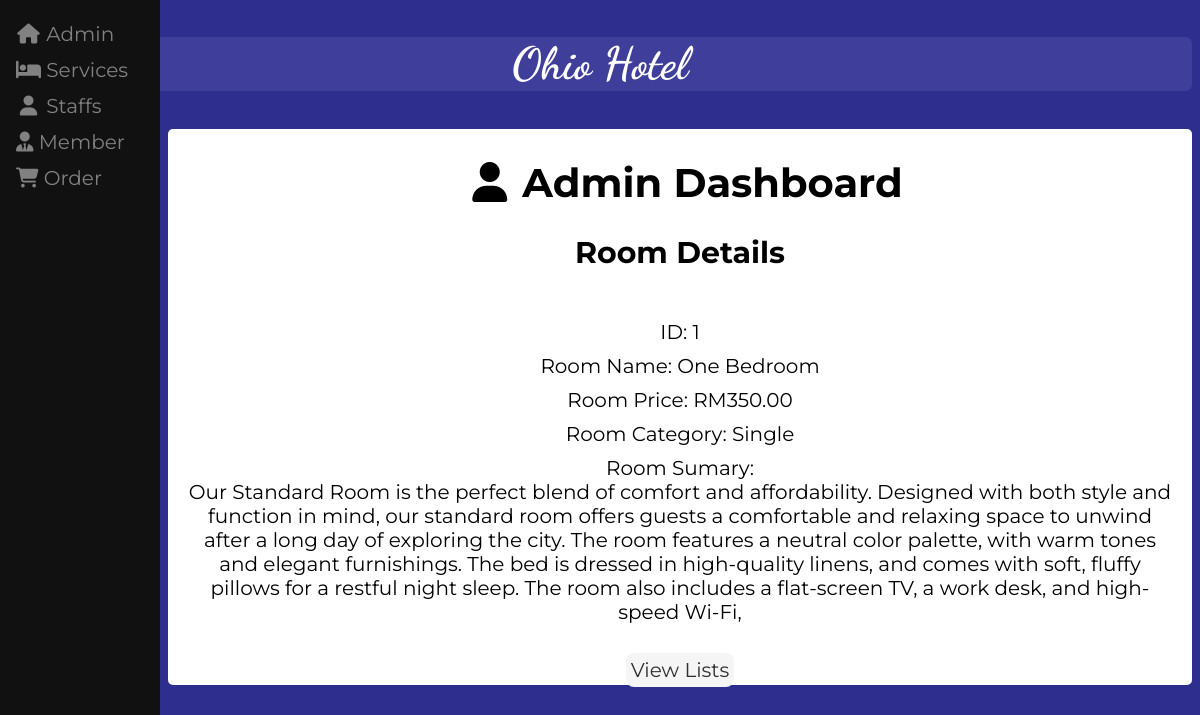
The page /admin/php/detail_room.php?view&roomid=1 on the database its author committed.
### tables this page shows
CREATE TABLE `room` (
  `room_id` int(11) NOT NULL,
  `room_name` varchar(50) NOT NULL,
  `room_price` int(11) NOT NULL,
  `room_summary` varchar(500) NOT NULL,
  `room_category` varchar(30) NOT NULL
);

### admin/php/detail_room.php (the view, shortened to what this page needs)
<!DOCTYPE html>
<html>
<head>
    <link rel="stylesheet" type="text/css" href="../css/admin.css" >
    <link rel="stylesheet" type="text/css" href="../css/mobile.css">
    <link rel="stylesheet" href="https://cdnjs.cloudflare.com/ajax/libs/font-awesome/6.1.1/css/all.min.css">
</head>
<body>
    <header>
        <h2>Ohio Hotel</h2>
    </header>
    <div class="sidebar">
        <a href="../admin.html"><i class="fa fa-fw fa-home"></i> Admin</a>
        <a href="../service.html"><i class="fa-solid fa-bed"></i> Services</a>
        <a href="../staffs.html"><i class="fa fa-fw fa-user"></i> Staffs</a>
        <a href="../members.html"><i class="fa-solid fa-user-tie"></i> Member</a>
        <a href="../order.html"><i class="fa-solid fa-cart-shopping"></i> Order</a>
    </div>
    <div class="main">
        <div id="admindash">
            <h1><i class="fa-solid fa-user"></i>Admin Dashboard</h1>
            <h2>Room Details</h2>
                <?php
                include("dataconnection.php");
                if(isset($_GET["roomid"])){
                    $roomid = $_GET["roomid"];
                    $query = "SELECT * FROM room WHERE
                                room_id = $roomid";
                    $result = mysqli_query($connection, $query);
                    $row = mysqli_fetch_assoc($result);
                    echo "<p>";
                    echo "<br>ID: ";
                    echo $row["room_id"];
                    echo "<br><p>Room Name: ";
                    echo $row["room_name"];
                    echo "<br><p>Room Price: ";
                    echo "RM".number_format($row["room_price"], 2);
                    echo "<br><p>Room Category: ";
                    echo $row["room_category"];
                    echo "<br><p>Room Sumary: <br>";
                    echo $row["room_summary"];
                    echo "</p><br>";
                }
                ?>
                <a id="view_list" class="button_feature" href="view_room.php">View Lists</a>
        </div>
    </div>
</body>
</html>

### admin/css/admin.css (style rules this page uses)
* { box-sizing: border-box; }
body { color: black; background-color: rgb(46, 46, 143); font-family: 'Montserrat', sans-serif; }
header { margin: 5px 0px; padding: 0%; height: fit-content; text-align: center; color: white; background-color: rgb(63, 63, 155); font-size: 30px; font-family: 'Dancing Script', cursive; border-radius:7px; }
.sidebar { height: 100%; width: 160px; position: fixed; z-index: 1; top: 0; left: 0; background-color: #111; overflow-x: hidden; padding-top: 16px; text-align: left; }
.sidebar a { padding: 6px 8px 6px 16px; text-decoration: none; font-size: 20px; color: #818181; display: block; }
.main { text-align: center; margin-top: 5px; margin-left: 160px; padding: 3px 10px; background-color:white; border-radius: 5px; }
#admindash { font-size: 20px; }
#admindash i { padding: 0 15px; }
#admindash p { margin: 10px 10px; }
#view_list { margin: 5px; padding: 5px; text-align: center; text-decoration: none; border-radius: 8px; color: #312f2f; background-color: whitesmoke; }

### admin/php/detail_room.php (style rules this page uses)
#admindash p { margin: 10px 10px; }
#view_list { margin: 5px; padding: 5px; text-align: center; text-decoration: none; border-radius: 8px; color: #312f2f; background-color: whitesmoke; }

### rows shown on the page
room: room_id "1", room_name "One Bedroom", room_price "350.00", room_category "Single", room_summary "Our Standard Room is the perfect blend of comfort and affordability. Designed with both style and function in mind, our standard room offers guests a comfortable and relaxing space to unwind after a long day of exploring the city. The room features a neutral color palette, with warm tones and elegant furnishings. The bed is dressed in high-quality linens, and comes with soft, fluffy pillows for a restful night sleep. The room also includes a flat-screen TV, a work desk, and high-speed Wi-Fi,"
